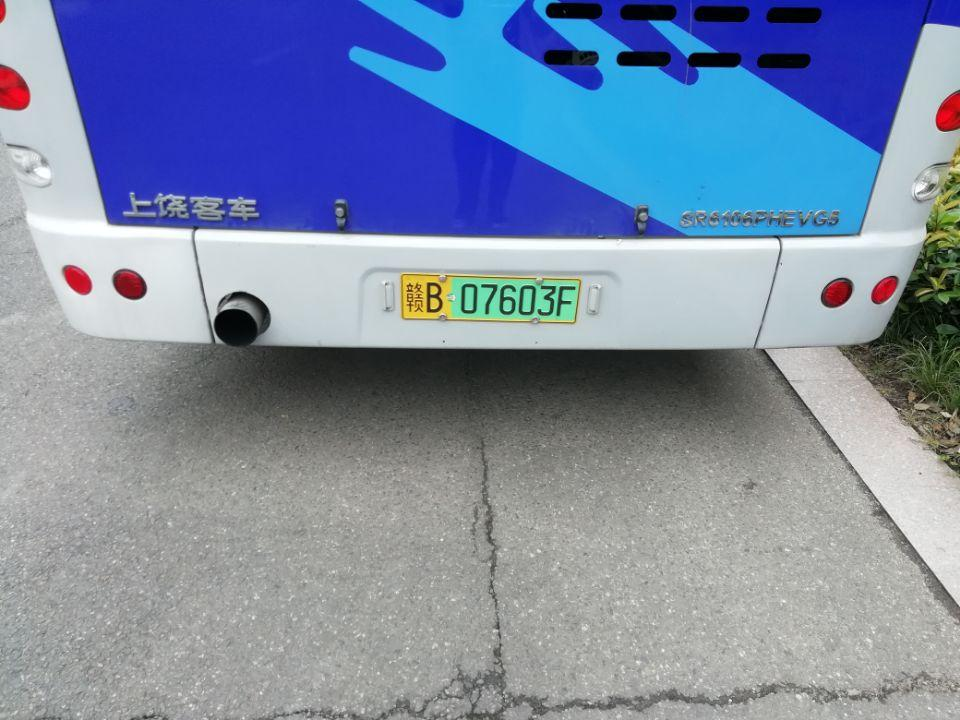
#> input picture test_images/021.jpg, 960 x 720 px
$ python -i split.py   (imports and definitions only)
#> lines starting #> are read from the running program, lines starting #| are printed output that depends on the picture; after the words box and inside, x2 and y2 are one past the last pixel; in counts of white or black regions, pixels touching at a corner belong together
import cv2
import numpy as np
import matplotlib.pyplot as plt


def load_image(image):
    '''
    灰度化处理
    image: 车牌图像
    - return  gray_iamge : 灰度图像
    '''
    gray_image = cv2.cvtColor(image, cv2.COLOR_BGR2GRAY)
    return gray_image


def binarize_image(image):
    '''
    二值化处理
    image: 灰度图像
    - return binary_image: 二值化图像
    '''

    _, binary_image = cv2.threshold(image, 0, 255, cv2.THRESH_BINARY + cv2.THRESH_OTSU)
    return binary_image


def detect_character_color(binary_image):
    """
    判断二值化图像中字符的颜色。
    - 返回 'white' 表示背景为白色。
    - 返回 'black' 表示背景为黑色。
    """
    # 计算图像中黑色和白色像素的数量
    white_pixel_count = cv2.countNonZero(binary_image)  # 非零像素为白色
    black_pixel_count = binary_image.size - white_pixel_count  # 总像素减去白色像素为黑色

    # 判断字符颜色
    if white_pixel_count > black_pixel_count:
        return 'white'  # 字符为白色，背景为黑色
    else:
        return 'black'  # 字符为黑色，背景为白色


def connect_characters(binary_image):
    """
    使用形态学膨胀操作连接字符内部的断裂区域。
    binary_image: 二值化图像
    - return connected_image: 连接后的二值化图像
    """
    # 定义膨胀核
    kernel = cv2.getStructuringElement(cv2.MORPH_RECT, (3, 3))

    # 膨胀操作
    connected_image = cv2.dilate(binary_image, kernel, iterations=1)

    return connected_image


def connect_characters_double(image):
    '''
    具体功能同上，但只作用于前1/8的区域，用于连接汉字的断裂区域
    image: 二值化图像
    - return result_image: 连接后的二值化图像
    '''
    # 获取图像尺寸
    height, width = image.shape

    # 定义前 1/8 的区域
    end_row = width // 8  # 计算前 1/8 的行数
    roi = image[0:height, 0:end_row]  # 提取前 1/8 区域

    # 创建膨胀核
    kernel = cv2.getStructuringElement(cv2.MORPH_RECT, (9, 9))

    # 对 ROI 执行膨胀
    dilated_roi = cv2.dilate(roi, kernel, iterations=1)

    # 将膨胀结果合并回原图
    result_image = image.copy()
    result_image[0:height, 0:end_row] = dilated_roi

    return result_image


def horizontal_projection(binary_image,bi_image):
    '''
    水平投影，判断字符的具体范围(上下边界)
    binary_image:二值化图像
    bi_image: 二值化图像(未经膨胀)
    - return horizontal_area: 具体范围的图像
    - return image_for_split: 用于分割的图像
    '''

    # 水平方向投影：计算每一行的像素和
    horizontal_sum = np.sum(binary_image, axis=1)

    # 使用水平投影来分割字符区域
    horizontal_threshold = max(horizontal_sum) // 6  # 设置水平分割的阈值
    horizontal_split_positions = find_split_positions_horizontal(horizontal_sum, horizontal_threshold)

    start, end = max(horizontal_split_positions, key=lambda x: x[1] - x[0])

    horizontal_area = binary_image[start:end+1, :]
    image_for_split = bi_image[start:end+1,:]
    return horizontal_area,image_for_split


def vertical_projection(binary_image):
    '''
    垂直方向上的投影，用于判断字符之间的分割位置
    binary_image : 经过水平投影之后的二值化图像
    - return vertical_sum : 垂直方向上的投影
    '''

    # 垂直方向投影：计算每一列的像素和
    vertical_sum = np.sum(binary_image, axis=0)
    return vertical_sum


# 找到字符的分割位置
def find_split_positions_horizontal(projection, threshold):
    '''
    找到字符的具体位置，上下确定边界
    projection: 水平投影值
    thresohld : 阈值
    - return split_positions : 字符的具体范围（上下）
    '''

    split_positions = []
    start = None
    for i in range(len(projection)):
        if projection[i] > threshold:
            if start is None:
                start = i  # 记录字符开始的点
        else:
            if start is not None:
                split_positions.append((start, i - 1))
                start = None
    # 如果最后还有一个字符
    if start is not None:
        split_positions.append((start, len(projection) - 1))

    return split_positions


def find_split_positions_vertical(vertical_proj):
    """
    进行初步分割，找出字符区域（峰值）和字符间的空隙（谷值）
    vertical_proj : 垂直投影
    - return character_regions : 初步分割后的各字符区域
    """
    threshold = np.max(vertical_proj) * 0.2  # 投影值的20%作为分割阈值
    in_character = False
    character_regions = []
    start = 0

    for i, value in enumerate(vertical_proj):
        if value > threshold and not in_character:  # 检测字符区域开始
            in_character = True
            start = i
        elif value <= threshold and in_character:  # 检测字符区域结束
            in_character = False
            character_regions.append((start, i - 1))

    return character_regions


def calculate_max_center_distance(character_regions):
    """
    根据初步分割，计算字符间的最大中心距
    character_regions : 初步分割后的歌字符区域
    - return max_distance : 最大中心距
    """
    centers = [(start + end) // 2 for start, end in character_regions]  # 每个字符区域的中心点
    max_distance = 0

    for i in range(len(centers) - 1):
        distance = centers[i + 1] - centers[i]  # 相邻字符中心点距离
        max_distance = max(max_distance, distance)

    return max_distance


def vertical_segmentation(bi_image,image, max_distance):
    """
    根据最大中心距分割字符
    bi_iamge : 用于显示分割结果的二值化图像（未经膨胀）
    image : 二值化图像(经过膨胀)
    max_distance : 最大中心距
    - return segments : 分割后的字符图像集
    """

    vertical_proj = vertical_projection(image)

    # print(max_distance,'max_distance')
    threshold = np.max(vertical_proj) * 0.1  # 分割阈值为最大中心距的一半
    in_character = False
    start = 0
    segments = []

    for i, value in enumerate(vertical_proj):
        if value > threshold and not in_character:  # 检测字符开始
            in_character = True
            start = i
            # print('start',start)
        elif value <= threshold and in_character:  # 检测字符结束
            in_character = False

            if(i - start > max_distance // 7) and np.max(vertical_proj[start:i]) > 5 * threshold:
                segments.append(bi_image[:, start:i])  # 截取字符块
    if in_character and len(vertical_proj) - start > max_distance // 3:

        segments.append(bi_image[:, start:i])

    return segments


def show_segmented_characters(characters):
    '''
    显示分割结果
    characters : 分割后的字符图像集
    '''
    for idx, char in enumerate(characters):
        plt.subplot(1, len(characters), idx+1)
        plt.imshow(char, cmap='gray')
        plt.axis('off')
    plt.show()


def split_char(image):
    '''
    主函数，运行时只需调用该函数即可
    image : 车牌图像
    - return segments : 分割后的字符图像集
    '''

    # 1. 加载图像并进行二值化
    gray_image = load_image(image)
    bi_image = binarize_image(gray_image)

    # 2. 判断字体颜色，若为黑色，则翻转颜色
    if(detect_character_color(bi_image) == 'white'):
        bi_image = cv2.bitwise_not(bi_image)  # 反转颜色

    # 3. 膨胀化，连接断裂区域
    binary_image = connect_characters(bi_image)

    # 4. 再次膨胀化，应用于汉字断裂区域
    binary_image = connect_characters_double(binary_image)

    # 5. 水平投影 + 分割
    horizontal_proj,bi_image = horizontal_projection(binary_image,bi_image)

    # 6. 垂直投影分割
    vertical_proj = vertical_projection(horizontal_proj)

    # 7. 初步分割，确定最大中心距
    character_regions = find_split_positions_vertical(vertical_proj)
    max_distance = calculate_max_center_distance(character_regions)

    # 8. 分割字符
    segments = vertical_segmentation(bi_image,horizontal_proj, max_distance)

    #  显示分割后的字符
    show_segmented_characters(segments)

    return segments

>>> import cv2
>>> picture = cv2.imread('../test_images/021.jpg')
#> picture is the input picture: shape (720, 960, 3); mean B, G, R 165.7, 139, 124.2
>>> result = split_char(picture)
#> in load_image, `gray_image = cv2.cvtColor(image, cv2.COLOR_BGR2GRAY)`:
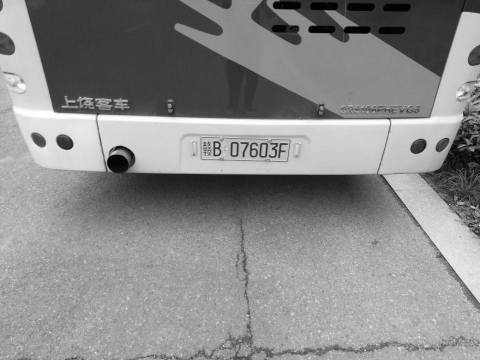
#> gray_image: shape (720, 960) (shown at 1/2 size); min 0, max 255, mean 137.6
#> in binarize_image, `_, binary_image = cv2.threshold(image, 0, 255, cv2.THRESH_BINARY + cv2..`:
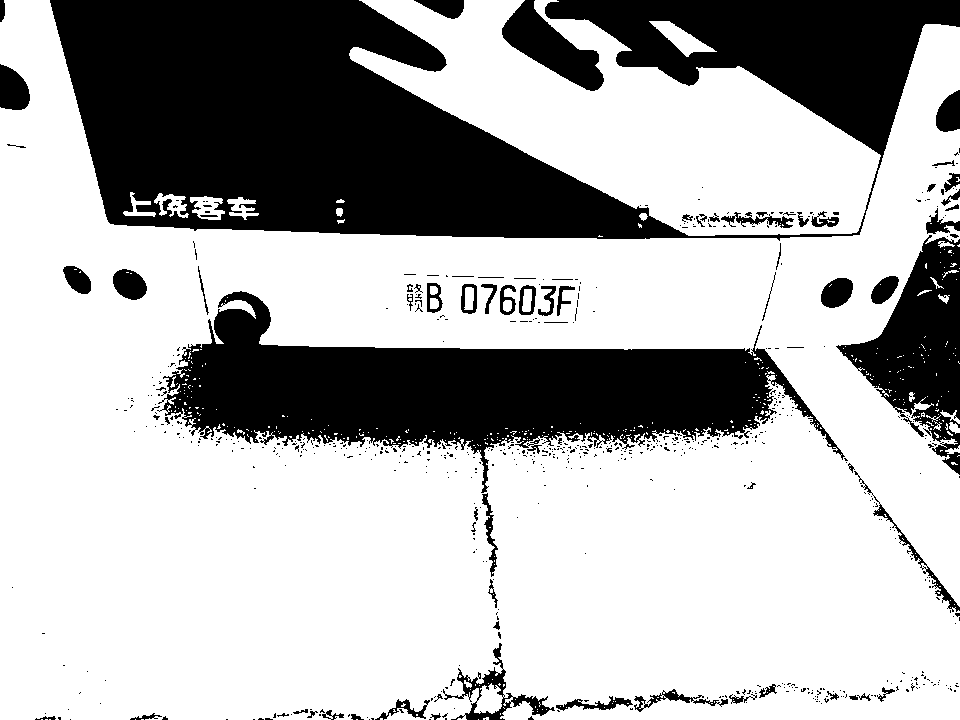
#> binary_image: shape (720, 960); 69.2% white; 667 black regions (592 under 20 px), largest, box (x1, y1, x2, y2) and area: (50, 0, 960, 241) 124018, (157, 291, 845, 493) 56321, (836, 235, 960, 475) 13117
#> in detect_character_color, `white_pixel_count = cv2.countNonZero(binary_image)`: white_pixel_count = 478067
#> in detect_character_color, `black_pixel_count = binary_image.size - white_pixel_count`: black_pixel_count = 213133
#> in connect_characters_double, `dilated_roi = cv2.dilate(roi, kernel, iterations=1)`:
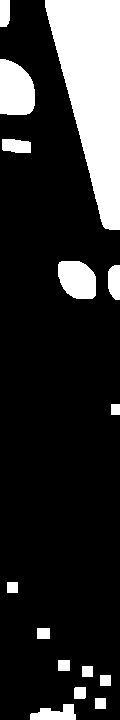
#> dilated_roi: shape (720, 120); 18.4% white; 15 white regions, largest, box (x1, y1, x2, y2) and area: (45, 0, 120, 230) 10608, (0, 59, 35, 115) 1649, (58, 261, 96, 299) 1191
#> in connect_characters_double, `result_image[0:height, 0:end_row] = dilated_roi`:
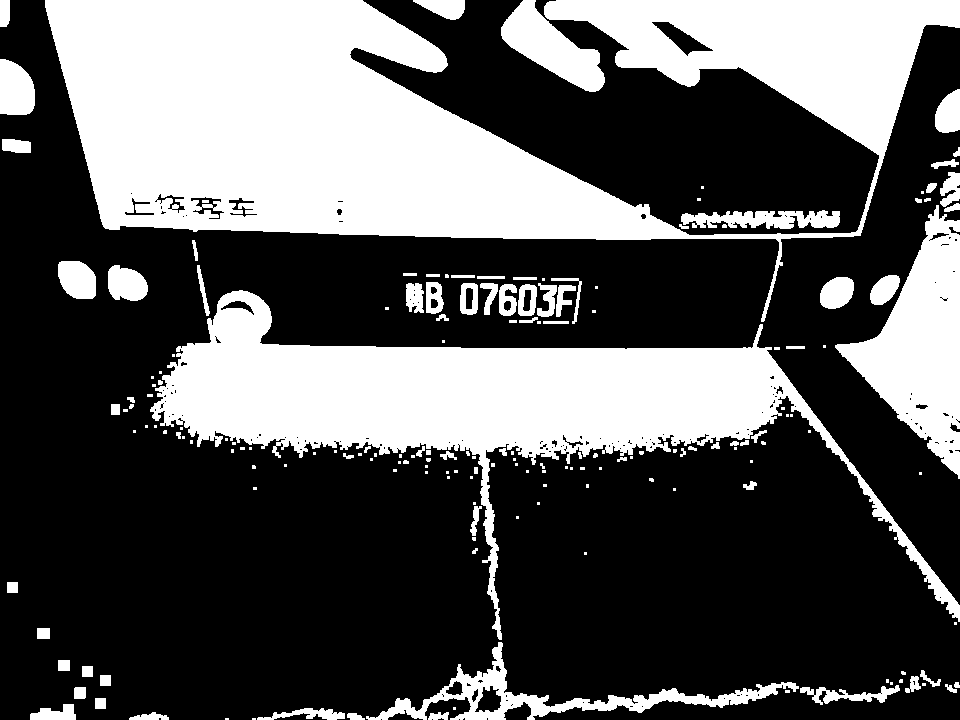
#> result_image: shape (720, 960); 35.2% white; 180 white regions (93 under 20 px), largest, box (x1, y1, x2, y2) and area: (45, 0, 960, 322) 129886, (150, 290, 960, 640) 67105, (835, 205, 960, 479) 15514
#> in horizontal_projection, `horizontal_sum = np.sum(binary_image, axis=1)`: horizontal_sum = 720 values, max 208590 at index 12, min 0 at index 640, mean 86080.2
#> in horizontal_projection, `horizontal_threshold = max(horizontal_sum) // 6`: horizontal_threshold = 34765
#> after the loop in find_split_positions_horizontal, `for i in range(len(projection)):`: split_positions = [(0, 238), (273, 455)]; start = 687
#> in horizontal_projection, `horizontal_split_positions = find_split_positions_horizontal(horizonta..`: horizontal_split_positions = [(0, 238), (273, 455), (687, 719)]
#> in horizontal_projection, `start, end = max(horizontal_split_positions, key=lambda x: x[1] - x[0])`: start = 0; end = 238
#> in horizontal_projection, `horizontal_area = binary_image[start:end+1, :]`:
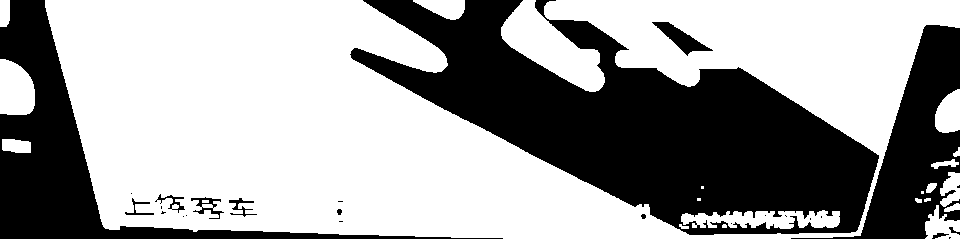
#> horizontal_area: shape (239, 960); 61.6% white; 26 black regions (14 under 20 px), largest, box (x1, y1, x2, y2) and area: (350, 0, 879, 235) 56347, (0, 0, 503, 239) 18071, (791, 25, 960, 239) 12131
#> in horizontal_projection, `image_for_split = bi_image[start:end+1,:]`:
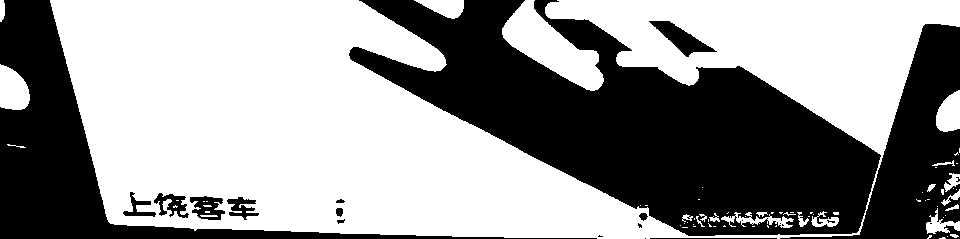
#> image_for_split: shape (239, 960); 57.7% white; 22 black regions (9 under 20 px), largest, box (x1, y1, x2, y2) and area: (349, 0, 881, 236) 59620, (0, 0, 597, 239) 21149, (780, 24, 960, 239) 13410
#> in vertical_projection, `vertical_sum = np.sum(binary_image, axis=0)`: vertical_sum = 960 values, max 59925 at index 343, min 0 at index 35, mean 37556.2
#> in split_char, `vertical_proj = vertical_projection(horizontal_proj)`: vertical_proj has the same summary as vertical_sum in vertical_projection
#> in find_split_positions_vertical, `threshold = np.max(vertical_proj) * 0.2`: threshold = 11985
#> the loop in find_split_positions_vertical, `for i, value in enumerate(vertical_proj):` made 960 passes
#> (value, in_character) on passes 1, 31, 57: (20910, True), (11985, False), (12750, True)
#> after the loop in find_split_positions_vertical, `for i, value in enumerate(vertical_proj):`: character_regions = [(0, 29), (56, 918)]; in_character = True; start = 926
#> in split_char, `character_regions = find_split_positions_vertical(vertical_proj)`: character_regions = [(0, 29), (56, 918)]
#> in calculate_max_center_distance, `centers = [(start + end) // 2 for start, end in character_regions]`: centers = [14, 487]
#> the loop in calculate_max_center_distance, `for i in range(len(centers) - 1):` made 1 pass
#> (distance, max_distance) on pass 1: (473, 473)
#> in split_char, `max_distance = calculate_max_center_distance(character_regions)`: max_distance = 473
#> in vertical_segmentation, `vertical_proj = vertical_projection(image)`: vertical_proj has the same summary as vertical_sum in vertical_projection
#> in vertical_segmentation, `threshold = np.max(vertical_proj) * 0.1`: threshold = 5992.5
#> the loop in vertical_segmentation, `for i, value in enumerate(vertical_proj):` made 960 passes
#> (value, in_character, start) on passes 1, 50: (20910, True, 0), (6120, True, 49)
#> after the loop in vertical_segmentation, `for i, value in enumerate(vertical_proj):`: in_character = True; segments = []; start = 49
#> in split_char, `segments = vertical_segmentation(bi_image,horizontal_proj, max_distance)`: segments = 1 item
#> the loop in show_segmented_characters, `for idx, char in enumerate(characters):` made 1 pass
#> in show_segmented_characters, `plt.show()`:
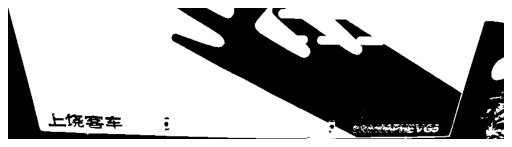
#> figure drawn by matplotlib, 1 panel
#> result = 1 item
